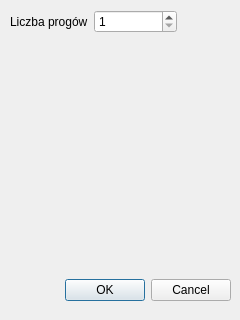
<?xml version="1.0" encoding="UTF-8"?>
<ui version="4.0">
 <class>ThresholdingDialog</class>
 <widget class="QDialog" name="ThresholdingDialog">
  <property name="geometry">
   <rect>
    <x>0</x>
    <y>0</y>
    <width>240</width>
    <height>320</height>
   </rect>
  </property>
  <property name="windowTitle">
   <string>Dialog</string>
  </property>
  <widget class="QDialogButtonBox" name="buttonBox">
   <property name="geometry">
    <rect>
     <x>10</x>
     <y>270</y>
     <width>221</width>
     <height>41</height>
    </rect>
   </property>
   <property name="orientation">
    <enum>Qt::Horizontal</enum>
   </property>
   <property name="standardButtons">
    <set>QDialogButtonBox::Cancel|QDialogButtonBox::Ok</set>
   </property>
  </widget>
  <widget class="QWidget" name="formLayoutWidget">
   <property name="geometry">
    <rect>
     <x>10</x>
     <y>10</y>
     <width>167</width>
     <height>80</height>
    </rect>
   </property>
   <layout class="QFormLayout" name="formLayout">
    <item row="0" column="0">
     <widget class="QLabel" name="thresholdsCountLabel">
      <property name="text">
       <string>Liczba progów</string>
      </property>
     </widget>
    </item>
    <item row="0" column="1">
     <widget class="QSpinBox" name="thresholdsSpinBox">
      <property name="minimum">
       <number>1</number>
      </property>
      <property name="maximum">
       <number>20</number>
      </property>
      <property name="value">
       <number>1</number>
      </property>
     </widget>
    </item>
   </layout>
  </widget>
 </widget>
 <resources/>
 <connections>
  <connection>
   <sender>buttonBox</sender>
   <signal>accepted()</signal>
   <receiver>ThresholdingDialog</receiver>
   <slot>accept()</slot>
   <hints>
    <hint type="sourcelabel">
     <x>248</x>
     <y>254</y>
    </hint>
    <hint type="destinationlabel">
     <x>157</x>
     <y>274</y>
    </hint>
   </hints>
  </connection>
  <connection>
   <sender>buttonBox</sender>
   <signal>rejected()</signal>
   <receiver>ThresholdingDialog</receiver>
   <slot>reject()</slot>
   <hints>
    <hint type="sourcelabel">
     <x>316</x>
     <y>260</y>
    </hint>
    <hint type="destinationlabel">
     <x>286</x>
     <y>274</y>
    </hint>
   </hints>
  </connection>
 </connections>
</ui>
